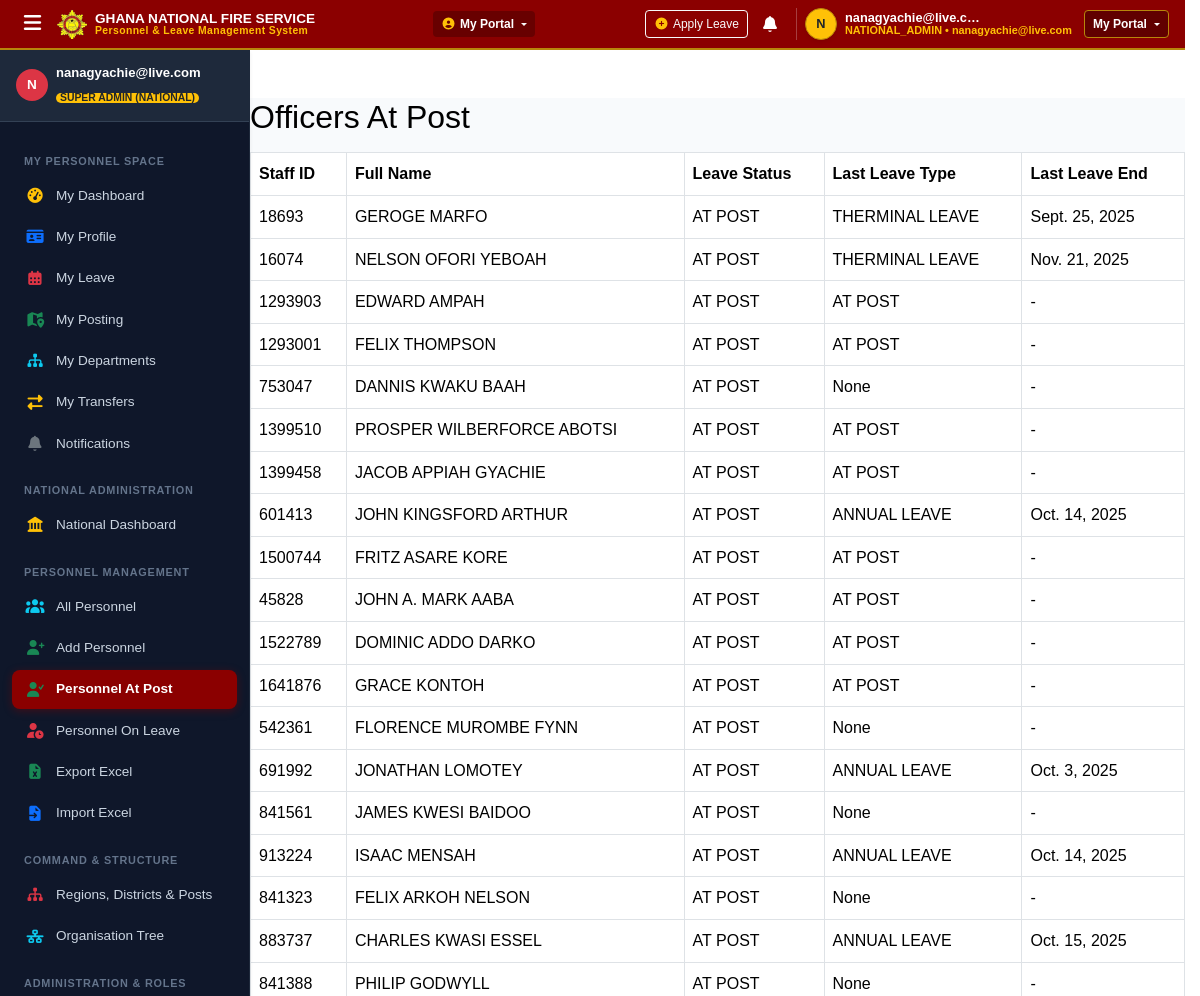
Page /officers_at_post/ (signed in, upper part) on the earlier database version.
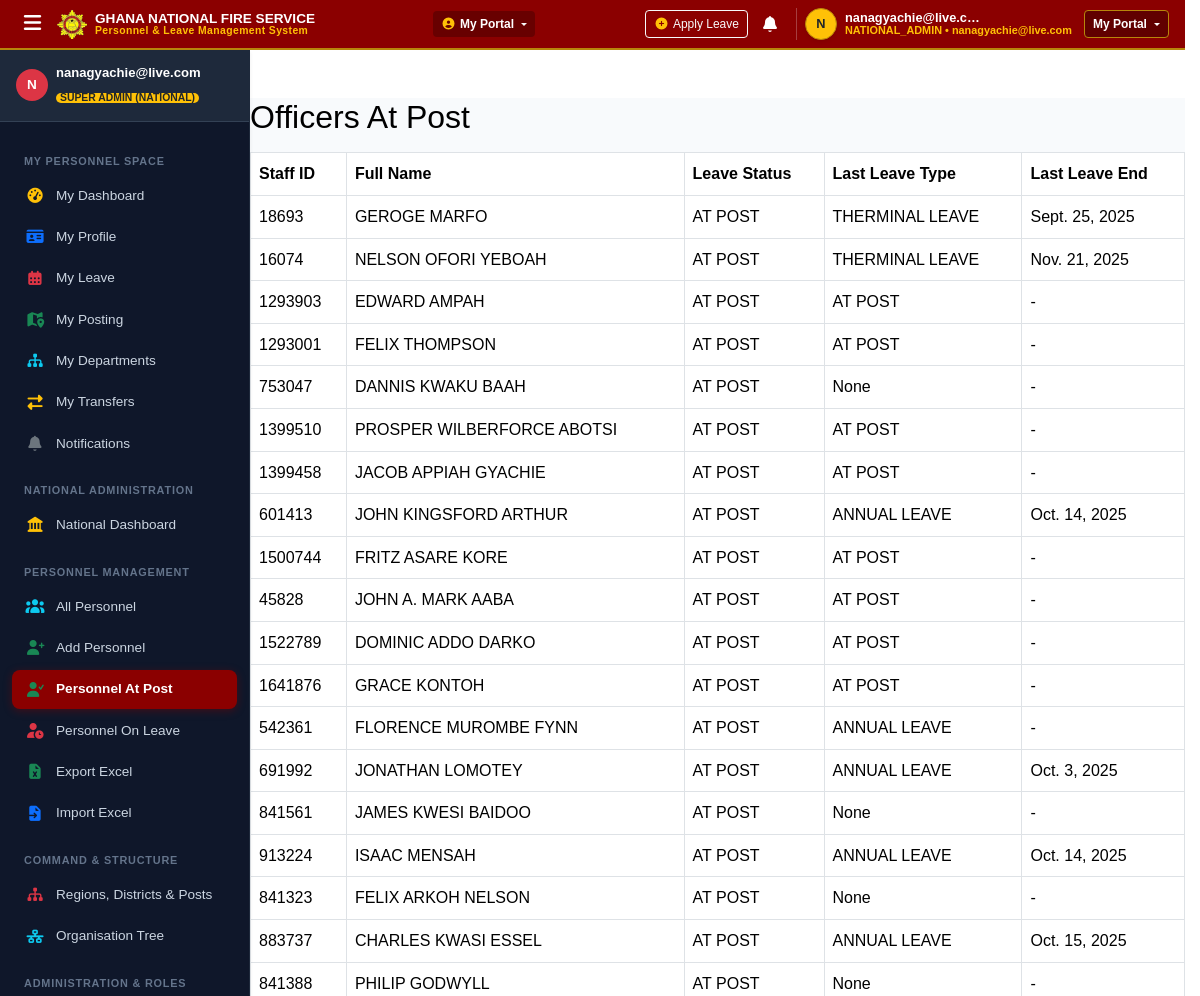
Same page on the later database version.
### gnfs_komenda/models.py (models this page shows, shortened)
class NorminalRoll(models.Model):
    station = models.ForeignKey(
        Station,
        on_delete=models.SET_NULL,
        null=True,
        blank=True,
        related_name="personnel",
        db_index=True
    )
    post = models.ForeignKey(
        Post,
        on_delete=models.SET_NULL,
        null=True,
        blank=True,
        related_name="personnel",
        db_index=True
    )
    functional_unit = models.ForeignKey(
        FunctionalUnit,
        on_delete=models.PROTECT,
        null=True,
        blank=True,
        related_name="personnel",
        db_index=True
    )
    officer_category = models.CharField(
        max_length=10,
        choices=Rank.OfficerCategory.choices,
        blank=True,
        default='',
        db_index=True
    )
    rank = models.ForeignKey(
        Rank,
        on_delete=models.PROTECT,
        related_name="personnel",
        null=True,
        blank=True,
        db_index=True
    )
    job_grade = models.CharField(max_length=50, blank=True, default='')
    class Gender(models.TextChoices):
        MALE = "MALE", "Male"
        FEMALE = "FEMALE", "Female"
        NOT_SET = "NOT_SET", "Not Set / Requires Review"
    gender = models.CharField(
        max_length=10,
        choices=Gender.choices,
        default=Gender.MALE,
        db_index=True
    )
    profile_picture = models.ImageField(
        upload_to="profile_pictures/",
        null=True,
        blank=True,
        help_text="Officer avatar / profile photograph (1:1 aspect ratio)"
    )
    staffID = models.CharField(
        max_length=10,
        validators=[
            RegexValidator(r'^\d{5,10}$', 'Staff ID must be exactly 7 digits.')
        ],
        unique=True
    )
    fullname = models.CharField(max_length=255, db_index=True)
    birth_date = models.DateField()
    ghana_card = models.CharField(
        max_length=15,
        validators=[
            RegexValidator(r'^GHA-\d{9}-\d$', 'Enter a valid Ghana Card number (e.g., GHA-123456789-0).')
        ],
        unique=True
    )
    mgmt_units = models.CharField(max_length=150)
    bank = models.CharField(max_length=50)
    account_number = models.CharField(
        max_length=20,
        validators=[RegexValidator(r'^[0-9-]+$', 'Enter a valid bank account number.')]
    )
    payroll_status = models.CharField(max_length=30, choices=payroll_status_choice, default='ACTIVE')
    leave_status = models.CharField(max_length=30, choices=leave_status_choice, default='AT POST')
    leave_type = models.CharField(max_length=30, choices=leave_type_choice, default='ANNUAL LEAVE', null=True, blank=True)
    start_leave = models.DateField(blank=True, null=True)
    end_leave = models.DateField(blank=True, null=True)
    created_at = models.DateTimeField(auto_now_add=True)
    called_off = models.BooleanField(default=False)
    manual_override = models.BooleanField(default=False)
    is_active = models.BooleanField(default=True, db_index=True)
    archived_at = models.DateTimeField(null=True, blank=True)
    archived_by = models.ForeignKey(
        settings.AUTH_USER_MODEL,
        on_delete=models.SET_NULL,
        null=True,
        blank=True,
        related_name="archived_personnel"
    )
    archive_reason = models.TextField(blank=True, default='')
    objects = models.Manager()
    active_objects = ActivePersonnelManager()
    class Meta:
        indexes = [
            models.Index(fields=['is_active', 'leave_status']),
            models.Index(fields=['fullname']),
        ]
        verbose_name = "Personnel Record"
        verbose_name_plural = "Personnel Records"
    @classmethod
    def sync_leaves(cls):
        today = timezone.now().date()
        cls.objects.filter(
            end_leave__lt=today,
            leave_status="ON LEAVE",
            manual_override=False,
            called_off=False,
        ).update(leave_status="AT POST")
        cls.objects.filter(
            start_leave__lte=today,
            end_leave__gte=today,
            leave_status="AT POST",
            manual_override=False,
            called_off=False,
        ).update(leave_status="ON LEAVE")

### gnfs_komenda/views.py (the view)
# urls.py: path('officers_at_post/', officers_at_post, name='officers_at_post'),
@login_required(login_url='login-staff')
def officers_at_post(request):
    NorminalRoll.sync_leaves()
    today = timezone.now().date()
    scoped_qs = get_personnel_queryset_for_user(request.user)
    at_post = scoped_qs.exclude(
        id__in=scoped_qs.filter(
            leave_status="ON LEAVE",
            start_leave__lte=today,
            end_leave__gte=today
        ).values_list('id', flat=True)
    )
    return render(request, "gnfs_komenda/officers_at_post.html", {
        "officers": at_post
    })

### gnfs_komenda/models.py (called while the page is built)
    def get_queryset(self):
        return super().get_queryset().filter(is_active=True)

### gnfs_komenda/security.py (called while the page is built, shortened)
def get_user_role(user):
    if not user or not user.is_authenticated:
        return None
    if user.is_superuser:
        return "NATIONAL_ADMIN"

def get_user_assignment(user):
    if not user or not user.is_authenticated:
        return None
    return getattr(user, 'assignment', None)

def get_personnel_for_user(user):
    if not user or not user.is_authenticated:
        return None
    assignment = getattr(user, 'assignment', None)
    if assignment and assignment.personnel:
        return assignment.personnel
    return NorminalRoll.objects.filter(staffID__iexact=user.username).select_related(
        'rank', 'station', 'station__district', 'station__district__region', 'post', 'functional_unit'
    ).first()

def get_personnel_queryset_for_user(user, include_archived=False):
    if not user or not user.is_authenticated:
        return NorminalRoll.objects.none()
    qs = NorminalRoll.objects.all() if include_archived else NorminalRoll.active_objects.all()
    qs = qs.select_related('station', 'station__district', 'station__district__region', 'post')
    if user.is_superuser:
        return qs

### gnfs_komenda/templates/gnfs_komenda/officers_at_post.html (shortened to what this page needs)
{%extends 'main.html'%}
{%block content%}
<h2 class=" mt-5 mb-3">Officers At Post</h2>
<table class="table table-bordered">
    <thead>
        <tr>
            <th>Staff ID</th>
            <th>Full Name</th>
            <th>Leave Status</th>
            <th>Last Leave Type</th>
            <th>Last Leave End</th>
        </tr>
    </thead>
    <tbody>
        {% for officer in officers %}
        <tr>
            <td>{{ officer.staffID }}</td>
            <td>{{ officer.fullname }}</td>
            <td>{{ officer.leave_status }}</td>
            <td>{{ officer.leave_type }}</td>
            <td>{{ officer.end_leave|default:"-" }}</td>
        </tr>
        {% empty %}
        <tr>
            <td colspan="5" class="text-center">No officers at post.</td>
        </tr>
        {% endfor %}
    </tbody>
</table>
{%endblock content%}

Differences in the rows shown:
changed NorminalRoll "FLORENCE MUROMBE FYNN": leave_type "None" → "ANNUAL LEAVE"
